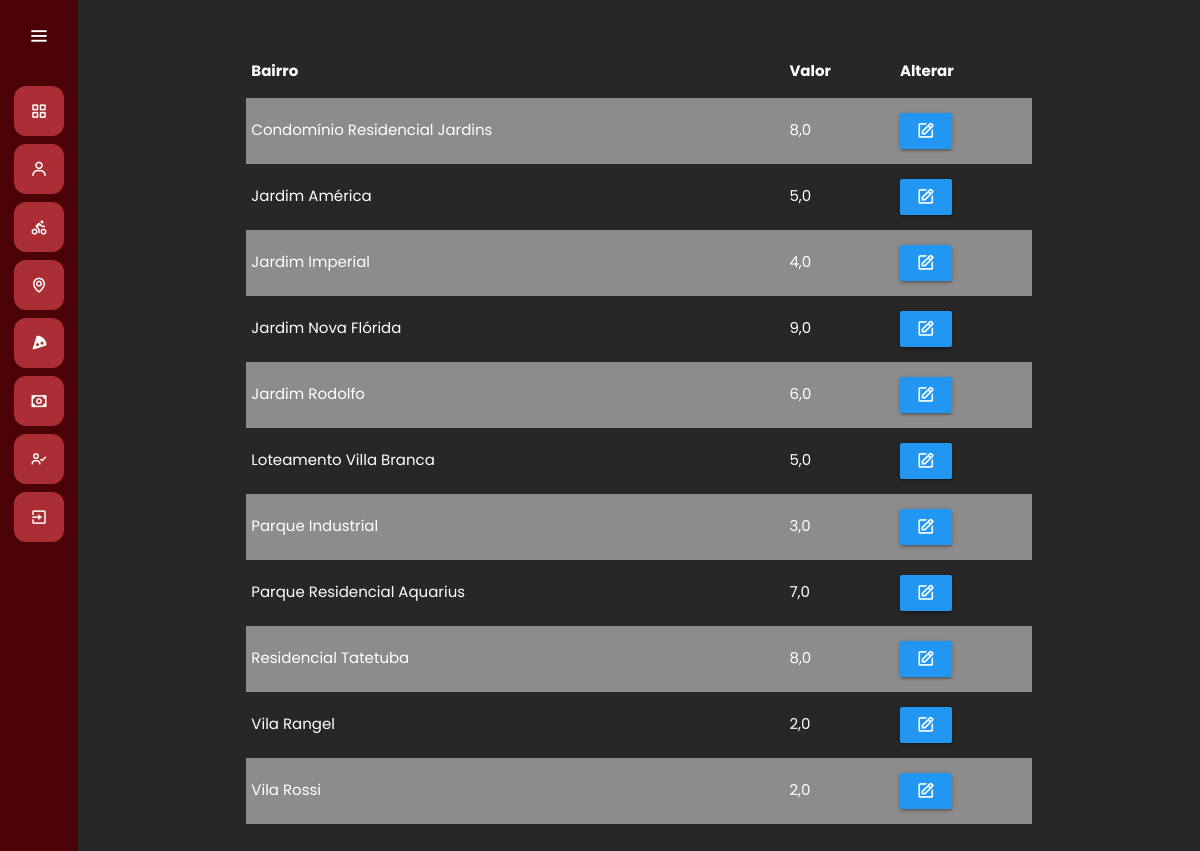
/bairros/, run on the app's committed database.
### clientes/models.py (models this page shows)
class Bairros(models.Model):
    bairro = models.CharField(max_length=50)
    taxa = models.FloatField()
    def __str__(self) -> str:
        return self.bairro

### bairros/views.py (the view)
# urls.py: path('', views.bairros, name="bairros"),
def bairros(request):
    if request.method == "GET":
        bairros_list = Bairros.objects.all().order_by('bairro')
        print(bairros_list)
        return render(request, 'bairros.html', {'bairros': bairros_list})

### bairros/templates/bairros.html (shortened to what this page needs)
{% extends 'base.html' %}
{% load static %}
{% block 'head' %}
    <link rel="stylesheet" href="{% static 'bairros/css/bairros.css' %}">
{% endblock %}
{% block 'dashboard' %}
    <div class="container">
        <br><br>
        <div class="row">
            <table class="striped highlight responsive-table" id="table" >
                <thead>
                  <tr>
                      <th onclick="ordenar(1)" style="cursor: pointer;">Bairro</th>
                      <th onclick="ordenar(2)"  style="cursor: pointer;">Valor</th>
                      <th>Alterar</th>
                  </tr>
                </thead>
                <tbody id="tbody">
                    {% for bairro in bairros %}
                        <tr>
                            <td>{{bairro.bairro}}</td>
                            <td>{{bairro.taxa}}</td>
                            <td><button onclick="alterar_bairro('{{bairro.id}}')" value="{{bairro.id}}" id="alterar_bairro" class="btn blue"><i class='bx bx-edit' ></i></button></td>
                        </tr>
                    {% endfor %}
                </tbody>
              </table>
        </div>
        <br>
    </div>
{% endblock %}

### templates/base.html (shortened to what this page needs)
{% load static %}
<!doctype html>
<html lang="pt-BR">
  <head>
    <link rel="stylesheet" href="{% static 'general/css/base.css' %}">
    <link rel="stylesheet" href="{% static 'general/css/general.css' %}">
    <link rel="stylesheet" href="{% static 'general/css/materialize.css' %}">
    <link rel="stylesheet" href="{% static 'general/css/materialize.min.css' %}">
    <link href='https://unpkg.com/boxicons@2.0.7/css/boxicons.min.css' rel='stylesheet'>
    {% block 'head' %}{% endblock %}
  </head>
  <body style="background-color: #2A2A2A">
    <div class="sidebar" id="sidebar">
        <div class="logo-details">
            <i class='bx bx-menu' id="btn" ></i>
        </div>
        <ul class="nav-list">
          <li>
            <a href="{% url 'home'%}">
              <i class='bx bx-grid-alt'></i>
            </a>
          </li>
          <li>
          <a href="{% url 'clientes'%}">
            <i class='bx bx-user' ></i>
          </a>
        </li>
        <li>
          <a href="{% url 'motoqueiro'%}">
            <i class='bx bx-cycling' ></i>
          </a>
        </li>
        <li>
          <a href="{% url 'bairros'%}">
            <i class='bx bx-map' ></i>
          </a>
        </li>
        <li>
          <a href="{% url 'produtos'%}">
            <i class='bx bxs-pizza' ></i>
          </a>
        </li>
        <li>
          <a href="{% url 'contabilidade'%}">
            <i class='bx bx-money' ></i>
          </a>
        </li>
        <li>
          <a href="{% url 'funcionarios'%}">
            <i class='bx bx-user-check' ></i>
          </a>
        </li>
        <li>
          <a onclick="sair_sistema()">
            <i class='bx bx-exit' ></i>
          </a>
        </li>
        </ul>
      </div>
      <section class="home-section">
          {% block 'dashboard'%}
          {% endblock %}
      </section>
</body>
</html>

### templates/static/general/css/base.css (style rules this page uses)
* { margin: 0; padding: 0; box-sizing: border-box; font-family: "Poppins" , sans-serif; }
.sidebar { position: fixed; left: 0; top: 0; height: 100%; width: 78px; background: var(--dark-color); padding: 6px 14px; z-index: 99; transition: all 0.5s ease; }
.sidebar .logo-details { height: 60px; display: flex; align-items: center; position: relative; }
.sidebar .logo-details #btn { position: absolute; top: 50%; right: 0; transform: translateY(-50%); font-size: 22px; transition: all 0.4s ease; font-size: 23px; text-align: center; cursor: pointer; transition: all 0.5s ease; }
.sidebar i { color: #fff; height: 60px; min-width: 50px; font-size: 28px; text-align: center; line-height: 60px; }
.sidebar .nav-list { margin-top: 20px; height: 100%; }
.sidebar li { position: relative; margin: 8px 0; list-style: none; }
.sidebar li a { display: flex; height: 100%; width: 100%; border-radius: 12px; align-items: center; text-decoration: none; transition: all 0.4s ease; background: var(--main-color); }
.sidebar li i { height: 50px; line-height: 50px; font-size: 18px; border-radius: 12px; }
.home-section { position: relative; min-height: 100vh; top: 0; background: #282727; left: 78px; color: white; width: calc(100% - 78px); transition: all 0.5s ease; z-index: 2; }

### templates/static/general/css/general.css (style rules this page uses)
:root { --main-color: #ab2e34; --dark-color: #4a0207; --light-color: #ffc27f; --contrast-color: #f88863; --differential-color: #ffe29a; }

### data on the page
Bairros: bairro "Condomínio Residencial Jardins", taxa "8,0", {{ bairro.id }} 15 (drawn)
Bairros: bairro "Jardim América", taxa "5,0", {{ bairro.id }} 2 (drawn)
Bairros: bairro "Jardim Imperial", taxa "4,0", {{ bairro.id }} 5 (drawn)
Bairros: bairro "Jardim Nova Flórida", taxa "9,0", {{ bairro.id }} 14 (drawn)
Bairros: bairro "Jardim Rodolfo", taxa "6,0", {{ bairro.id }} 7 (drawn)
Bairros: bairro "Loteamento Villa Branca", taxa "5,0", {{ bairro.id }} 8 (drawn)
Bairros: bairro "Parque Industrial", taxa "3,0", {{ bairro.id }} 1 (drawn)
Bairros: bairro "Parque Residencial Aquarius", taxa "7,0", {{ bairro.id }} 3 (drawn)
Bairros: bairro "Residencial Tatetuba", taxa "8,0", {{ bairro.id }} 6 (drawn)
Bairros: bairro "Vila Rangel", taxa "2,0", {{ bairro.id }} 17 (drawn)
Bairros: bairro "Vila Rossi", taxa "2,0", {{ bairro.id }} 16 (drawn)
